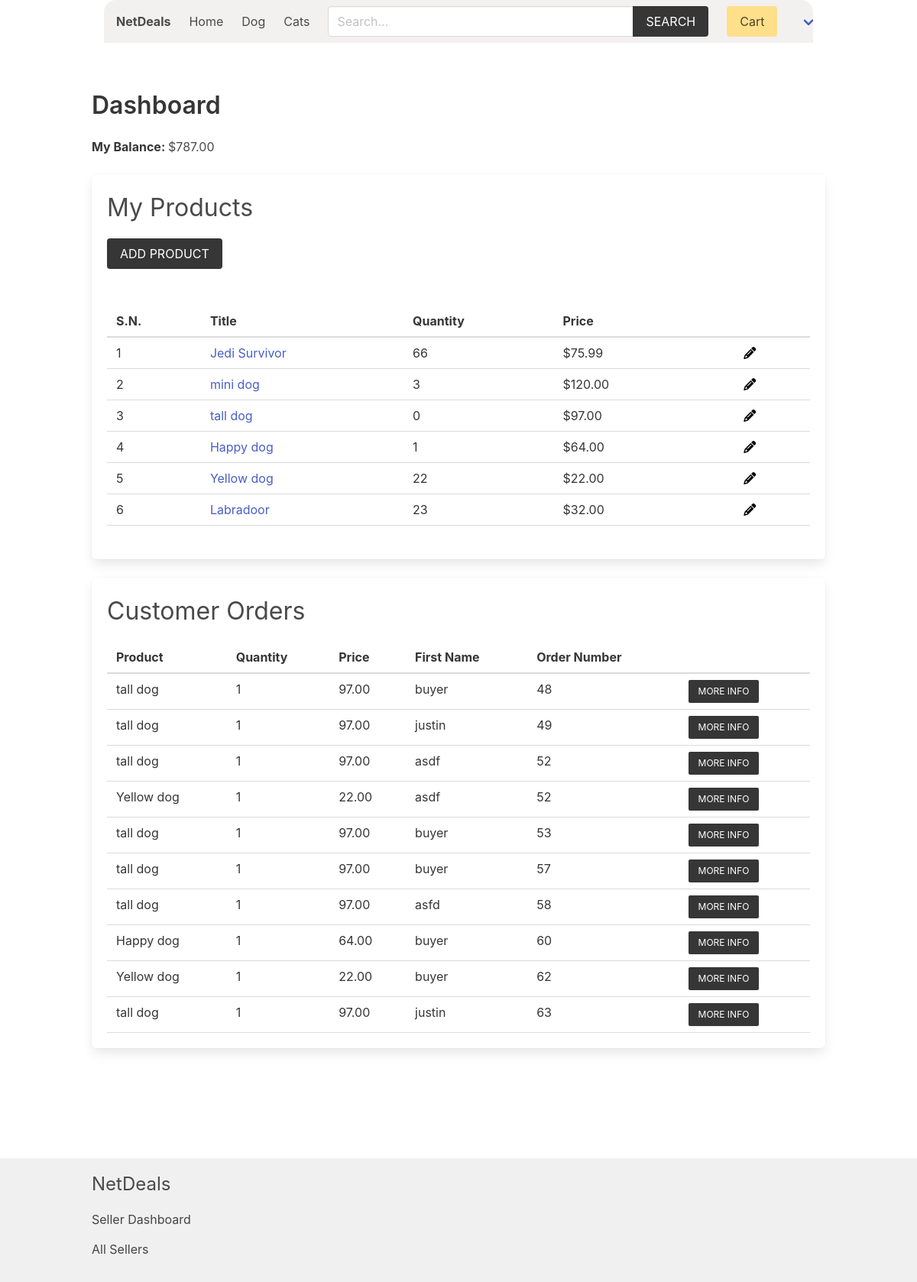
The app's page /seller/seller-dashboard/ (signed in), older data.
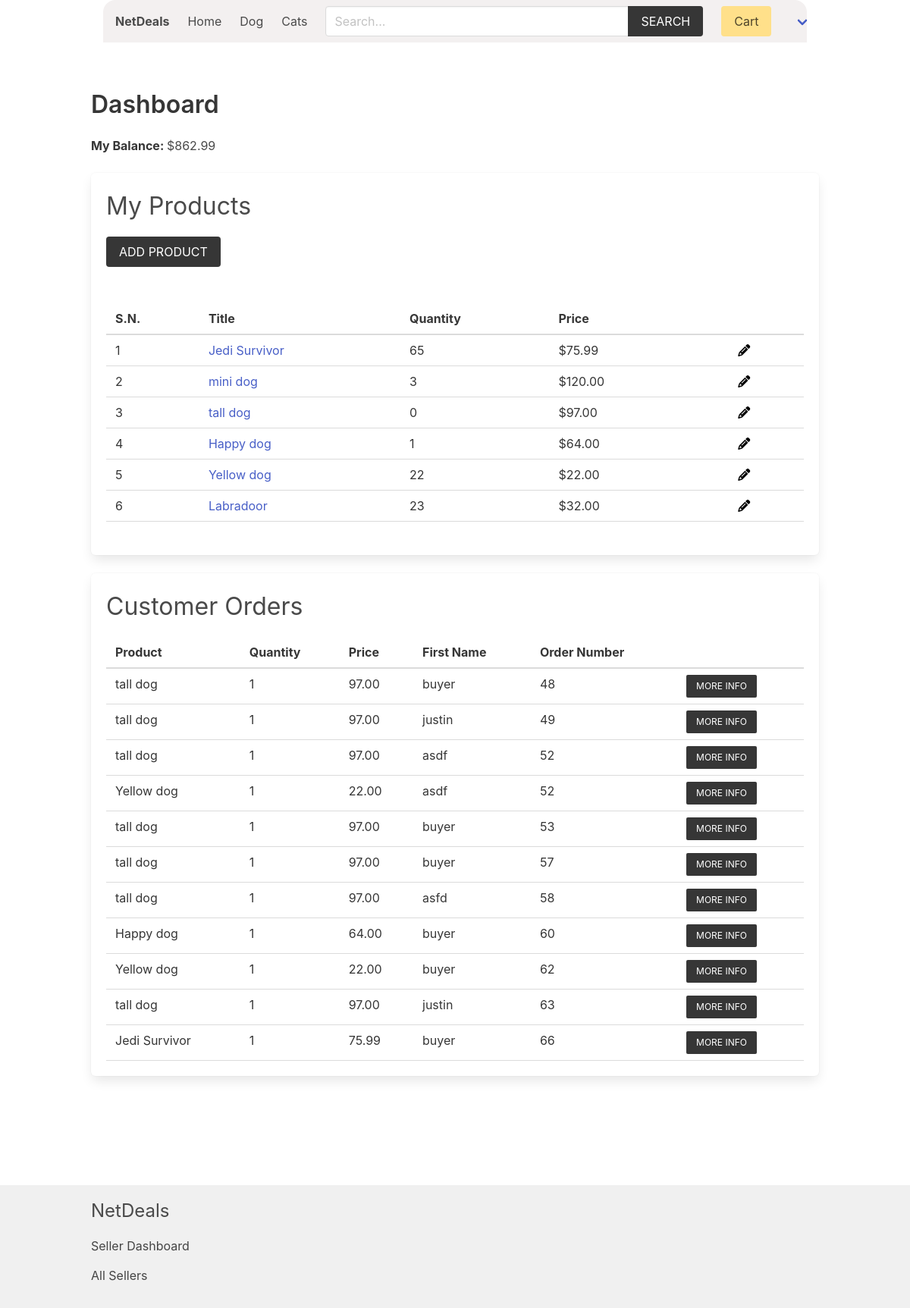
The same page, newer data.
### product/models.py (models this page shows, shortened)
class Category(models.Model):
    title = models.CharField(max_length=50)
    slug = models.SlugField(max_length=55)
    ordering = models.IntegerField(default=0)
    class Meta:
        ordering = ['ordering']

class Product(models.Model):
    quantity = models.PositiveIntegerField(default=0)
    category = models.ForeignKey(Category, related_name='products', on_delete=models.CASCADE)
    seller = models.ForeignKey(SellerProfile, related_name="products", on_delete=models.CASCADE)
    title = models.CharField(max_length=50)
    slug = models.SlugField(max_length=55)
    description = models.TextField(blank=True, null=True)
    price = models.DecimalField(max_digits=6, decimal_places=2)
    added_date = models.DateTimeField(auto_now_add=True)
    image = models.ImageField(upload_to='uploads/', blank=True, null=True)
    thumbnail = models.ImageField(upload_to='uploads/', blank=True, null=True) # Change uploads to thumbnails
    image2 = models.ImageField(upload_to='uploads/', blank=True, null=True)
    thumbnail2 = models.ImageField(upload_to='uploads/thumbnails/', blank=True, null=True)
    image3 = models.ImageField(upload_to='uploads/', blank=True, null=True)
    thumbnail3 = models.ImageField(upload_to='uploads/thumbnails/', blank=True, null=True)
    image4 = models.ImageField(upload_to='uploads/', blank=True, null=True)
    thumbnail4 = models.ImageField(upload_to='uploads/thumbnails/', blank=True, null=True)
    class Meta:
        ordering = ['-added_date']

### accounts/models.py (models this page shows, shortened)
class SellerProfile(models.Model):
    is_approved = models.BooleanField(default=False) # for admin approval
    phone_number = models.CharField(max_length=15, null=True, blank=True)
    address = models.CharField(max_length=255, null=True, blank=True)
    user = models.OneToOneField(CustomUser, on_delete=models.CASCADE)
    company_name = models.CharField(max_length=100, null=True, blank=True)
    company_description = models.TextField(null=True, blank=True)
    def get_balance(self):
        print("Called get_balance function")
        OrderItem = apps.get_model('order', 'OrderItem')
        items_sold = OrderItem.objects.filter(seller_id=self.id)
        print(f"Items sold: {items_sold}")  # Add this line
        total_balance = sum(item.price * item.quantity for item in items_sold)
        print(f"Total balance: {total_balance}")  # Add this line
        return total_balance

### order/models.py (models this page shows, shortened)
class OrderItem(models.Model):
    user = models.ForeignKey(CustomUser, null=True, blank=True, on_delete=models.SET_NULL, related_name='user')
    order = models.ForeignKey(Order, related_name="items", on_delete=models.CASCADE)
    product = models.ForeignKey(Product, related_name="items", on_delete=models.SET_NULL, null=True)
    item_name = models.CharField(max_length=50, default="Unknown")
    seller = models.ForeignKey(SellerProfile, related_name="items", on_delete=models.CASCADE)
    seller_paid = models.BooleanField(default=False)
    price = models.DecimalField(max_digits=8, decimal_places=2)
    quantity = models.IntegerField(default=1)
    return_status = models.BooleanField(default=False)
    def __str__(self):
        return str(self.id)

class Order(models.Model):
    first_name = models.CharField(max_length=100)
    last_name = models.CharField(max_length=100)
    email = models.CharField(max_length=100)
    address = models.CharField(max_length=100)
    zipcode = models.CharField(max_length=100)
    place = models.CharField(max_length=100)
    phone = models.CharField(max_length=100)
    created_at = models.DateTimeField(auto_now_add=True)
    paid_amount = models.DecimalField(max_digits=8, decimal_places=2)
    sellers = models.ManyToManyField(SellerProfile, related_name="orders")
    buyer = models.ForeignKey(BuyerProfile, null=True, blank=True, on_delete=models.SET_NULL, related_name='buyer_orders')
    seller = models.ForeignKey(SellerProfile, null=True, blank=True, on_delete=models.SET_NULL, related_name='seller_orders')
    class Meta:
        ordering = ['-created_at']

### seller/views.py (the view)
# urls.py: path('seller-dashboard/', views.seller_dashboard, name="seller-dashboard"),
@login_required
@is_seller_approved
def seller_dashboard(request):
    if request.user.role != 'seller':
        return redirect('core:home')
    seller = request.user.sellerprofile
    products = seller.products.all()
    sold_items = OrderItem.objects.filter(seller=seller)
    return render(request, 'seller/seller_dashboard.html', {'seller': seller, 'products': products, 'sold_items': sold_items})

### cart/cart.py (called while the page is built)
    def __len__(self):
        return sum(item['quantity'] for item in self.cart.values())

### cart/context_processors.py (called while the page is built)
def cart(request):
    return {'cart': Cart(request)}

### product/context_processors.py (called while the page is built)
def menu_categories(request):
    categories = Category.objects.all()
    return {'categories': categories}

### templates/seller/seller_dashboard.html (shortened to what this page needs)
{% extends 'core/base.html' %}
{% block content %}
    <h1 class="title">Dashboard</h1>
    <div class="mb-5">
        <strong>My Balance: </strong> ${{seller.get_balance}} <br>
    </div>
    <div class="box">
        <h2 class="is-size-3 mb-4">My Products</h2>
        <a href="{% url 'seller:add-product' %}" class="button is-dark is-uppercase mb-6">Add Product</a>
        {% if products %}
        <table class="table is-fullwidth">
            <thead>
                <tr>
                    <th>S.N.</th>
                    <th>Title</th>
                    <th>Quantity</th>
                    <th>Price</th>
                    <th></th>
                    <th></th>
                </tr>
            </thead>
            <tbody>
                {% for product in products %}
                    <tr>
                        <td>{{ forloop.counter }}</td>
                        <td><a href="{% url 'product:product' product.category.slug product.slug %}">{{ product.title }}</a></td>
                        <td id="quantity-{{ product.id }}" data-product-id="{{ product.id }}" >{{ product.quantity }}</td>
                        <td id="price-{{ product.id }}" data-product-id="{{ product.id }}" >${{ product.price }}</td>
                        <td>
                        </td>
                        <td>
                            <span class="edit-toggle" data-product-id="{{ product.id }}">
                                <span class="icon">
                                    <i class="fa-solid fa-pencil" style="color: #000000;"></i>
                                </span>
                            </span>
                        </td>
                    </tr>
                {% endfor %}
            </tbody>
        </table>
        {% else %}
            <p class="has-text-danger">Products not added yet.</p>
        {% endif %}
    </div>
    <div class="box">
        <h2 class="is-size-3 mb-4">Customer Orders</h2>
        {% if sold_items %}
        <table class="table is-fullwidth">
            <thead>
                <tr>
                    <th>Product</th>
                    <th>Quantity</th>
                    <th>Price</th>
                    <th>First Name</th>
                    <th>Order Number</th>
                    <th></th>
                </tr>
            </thead>
            <tbody>
                {% for item in sold_items %}
                    <tr>
                        <td>{{ item.product.title }}</td>
                        <td>{{ item.quantity }}</td>
                        <td>{{ item.price }}</td>
                        <td>{{ item.order.first_name }}</td>
                        <td>{{ item.order.id }}</td>
                        <td>
                            <div class="button-container">
                              <button class="button is-dark is-uppercase is-small more-info-btn" data-detail-id="detail-{{ item.id }}" id="more-info-{{ item.id }}">More Info</button>
                            </div>
                          </td>
                    </tr>
                {% endfor %}
            </tbody>
        </table>
        {% else %}
        <p class="has-text-danger">nothing sold yet</p>
        {% endif %}
    </div>
    </div>
{% endblock content %}

### templates/core/base.html (shortened to what this page needs)
{% load static %}
{% load product_filters %}
<!DOCTYPE html>
<html lang="en">
<head>
    <link rel="stylesheet" href="https://cdn.jsdelivr.net/npm/bulma@0.9.2/css/bulma.min.css">
    <link rel="stylesheet" href="{% static 'css/main.css' %}">
</head>
<body>
    <div class="container px-4">
        <nav class="navbar px-4" role="navigation" aria-label="main navigation">
            <div class="navbar-brand">
                <a class="navbar-item" href="{% url 'core:home' %}">
                    <h1><strong>NetDeals</strong></h1>
                </a>
            </div>
            <div id="navbarBasicExample" class="navbar-menu">
                <div class="navbar-start">
                <a class="navbar-item" href="{% url 'core:home' %}">
                    Home
                </a>
                {% for category in categories %}
                    <a class="navbar-item" href="{% url 'product:category' category.slug %}">
                        {{category.title}}
                    </a>
                {% endfor %}
                </div>
                <div class="navbar-start">
                    <div class="navbar-item">
                        <form method="get" action="{% url 'product:search' %}">
                            <div class="field has-addons">
                                <div class="control">
                                    <input type="search" name="query" id="" class="input" placeholder="Search...">
                                </div>
                                <div class="control">
                                    <button class="button is-dark is-uppercase">Search</button>
                                </div>
                            </div>
                        </form>
                    </div>
                </div>
                <div class="navbar-end">
                <div class="navbar-item">
                    <a href="{% url 'cart:cart' %}" class="button is-warning">Cart {% if cart %}({{cart|length}}){% endif %}</a>
                </div>
                {% if user.role == 'seller' %}
                <div class="navbar-item has-dropdown is-hoverable">
                    <a class="navbar-link is-capitalized">
                    </a>
                </div>
                {% endif %}
                </div>
            </div>
            </nav>
    </div>
    <section class="section">
        <div class="container">
            {% block content %}{% endblock content %}
    </section>
    <div class="main-content-wrapper">
        <section class="section">
        </section>
    </div>
    <footer class="footer">
        <div class="container">
            <h3 class="is-size-4 mb-4">NetDeals</h3>
            {% if user.role == 'seller' %}
                <a href="{% url 'seller:seller-dashboard' %}">Seller Dashboard</a>
            {% endif %}
            <br>
            <a href="{% url 'seller:sellers' %}">All Sellers</a>
        </div>
    </footer>
</body>
</html>

Row changes from the older to the newer data that the page shows:
computed for SellerProfile: get_balance "787.00" → "862.99"
changed Product "Jedi Survivor": quantity "66" → "65"
added OrderItem: product "Jedi Survivor", quantity "1", price "75.99", order.first_name "buyer", order.id "66"
